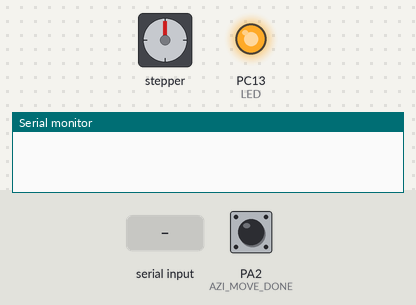
Bench run of a program on a simulated STM32 Blue Pill. Shown: stepper motor, output pins drawn as LEDs (lit = HIGH), the last lines printed to the serial monitor. Wiring (inferred from the names in the program): stepper motor driver (200 steps per turn assumed): step PA11; direction PA10; enable PA9. The test bench sets the inputs (shaded band); at power-on: PA2 (AZI_MOVE_DONE) HIGH. Pins used as bus, display or sensor lines are not drawn.

Above: at 1.2 s.
1.3 s: "d90\n" received over Serial
At 2.2 s:
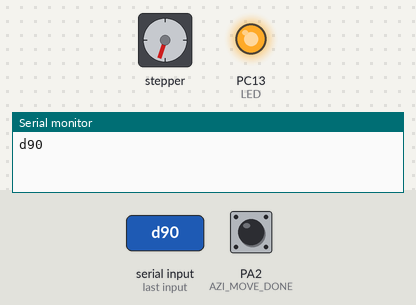
2.8 s: "90,45\n" received over Serial
At 3.4 s:
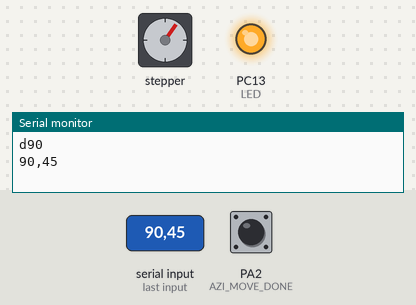
4.3 s: "90\n" received over Serial
At 5.5 s:
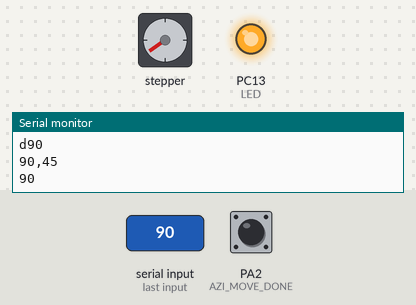
5.8 s: "D90\n" received over Serial
At 6.8 s:
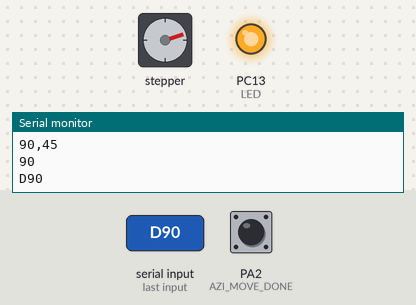
7.3 s: "t90\n" received over Serial
At 8.3 s:
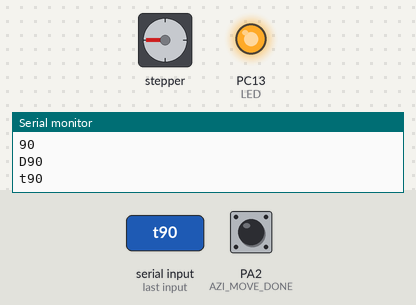
8.8 s: "30,150\n" received over Serial
At 9.9 s:
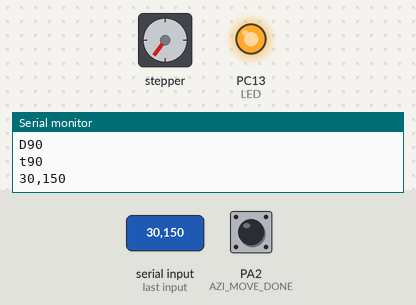
Timing chart, 0 to 11.3 s (numbered marks = the images above; inputs shaded):
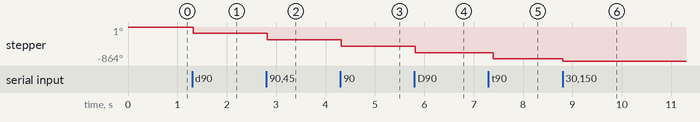

The program:

main.cpp
```cpp
#include <Arduino.h>

// Pin assignments (adjust as needed)
/*
  INPUT A - WHITE - DIRECTION
  INPUT B - BLACK - STEP
  ENABLE  - BLUE -
*/
#define STEP 11    // PWM-capable pin for step signal - BLACK - 11
#define DIR  10    // Simple digital pin for direction - WHITE - 10
#define ENABLE 9 // Enabled high - BLUE - 9
#define TRIGGER 5 // Green
#define AZI_MOVE_DONE 2
#define LED LED_BUILTIN

// Control parameters
#define AZI_DELAY 100
#define TRIGGERING_DELAY 75

int i;
volatile int receivedNumber = 0;  // Global variable for the received number
volatile int direction = 0;
char inputBuffer[6];              // Buffer to store incoming number (-800 to 800, max 5 chars + null)

unsigned long previousMillis = 0; // Stores the last time the action was performed
const unsigned long interval = 100; // Interval (0.1 second)

void stepMotor(unsigned long steps,
                     bool direction)
{
  // Set the direction pin
  digitalWrite(DIR, direction ? HIGH : LOW);

  for (int i = 0; i < steps; i++)
  //while(true)
  {
    digitalWrite(STEP, HIGH);
    delayMicroseconds(AZI_DELAY);
    digitalWrite(STEP, LOW);
    delayMicroseconds(AZI_DELAY);
  }
  //digitalWrite(LED, LOW);
  //digitalWrite(ENABLE, LOW);
}

void move_done()
{

  Serial.write("1");

}

void setup()
{
  Serial.begin(115200);  // High baud rate for fast transmission

  // Set up the direction pin
  pinMode(DIR, OUTPUT);
  pinMode(STEP, OUTPUT);
  pinMode(ENABLE, OUTPUT);
  pinMode(LED, OUTPUT);
  pinMode(TRIGGER, OUTPUT);
  pinMode(AZI_MOVE_DONE, INPUT_PULLUP);

  digitalWrite(ENABLE, HIGH);
  digitalWrite(LED, HIGH);
  digitalWrite(STEP, LOW);
  //stepMotor(400,true);
  attachInterrupt(digitalPinToInterrupt(AZI_MOVE_DONE), move_done, FALLING);

}

void loop()
{
  digitalWrite(TRIGGER, LOW);
  unsigned long currentMillis = millis(); // Get the current time
  while (Serial.available()) {
      char c = Serial.read();  // Read a character
      Serial.write(c);

      if (c == '\n') {  // End of input, process the number
        inputBuffer[i] = '\0';  // Null-terminate the string
          int num = atoi(inputBuffer);  // Convert to integer
          // Movement Command
          if (num >= -800 && num <= 800) {  // Validate range
              receivedNumber = abs(num);  // Update global variable
              if (num > 0)
              {
                direction = 0;
              }
              else
              {
                direction = 1;
              }
              digitalWrite(LED, HIGH);
              stepMotor(receivedNumber, direction);
          }

          i = 0;  // Reset index for next input

      }
      else if (c == 'd' || c == 'D')
      {
        digitalWrite(ENABLE, LOW);
      }
      else if (c == 'e' || c == 'E')
      {
        digitalWrite(ENABLE, HIGH);
      }
      else if (c == 't' || c == 'T')
      {
        digitalWrite(TRIGGER, HIGH);
        delay(TRIGGERING_DELAY);
        digitalWrite(TRIGGER, LOW);
      }
      else if (i < sizeof(inputBuffer) - 1) {  // Store character if within buffer size
        inputBuffer[i] = c;
        i++;
      }
  }

  // 0.1 second interrupt
  if (currentMillis - previousMillis >= interval)
  {
    previousMillis = currentMillis; // Update the last action time

  }
}
```

Measured:
- after the input at 1.3 s, stepper: goes -1° 0.02 s, then -162°, starting at once
- after the input at 2.8 s, stepper: goes -163° 0.02 s, then -324°, starting at once
- after the input at 4.3 s, stepper: goes -325° 0.02 s, then -486°, starting at once
- after the input at 5.8 s, stepper: goes -487° 0.02 s, then -648°, starting at once
- after the input at 7.3 s, stepper: goes -649° 0.02 s, then -810°, starting after 0.08 s
- after the input at 8.8 s, stepper: turns 54° counter-clockwise, starting at once
